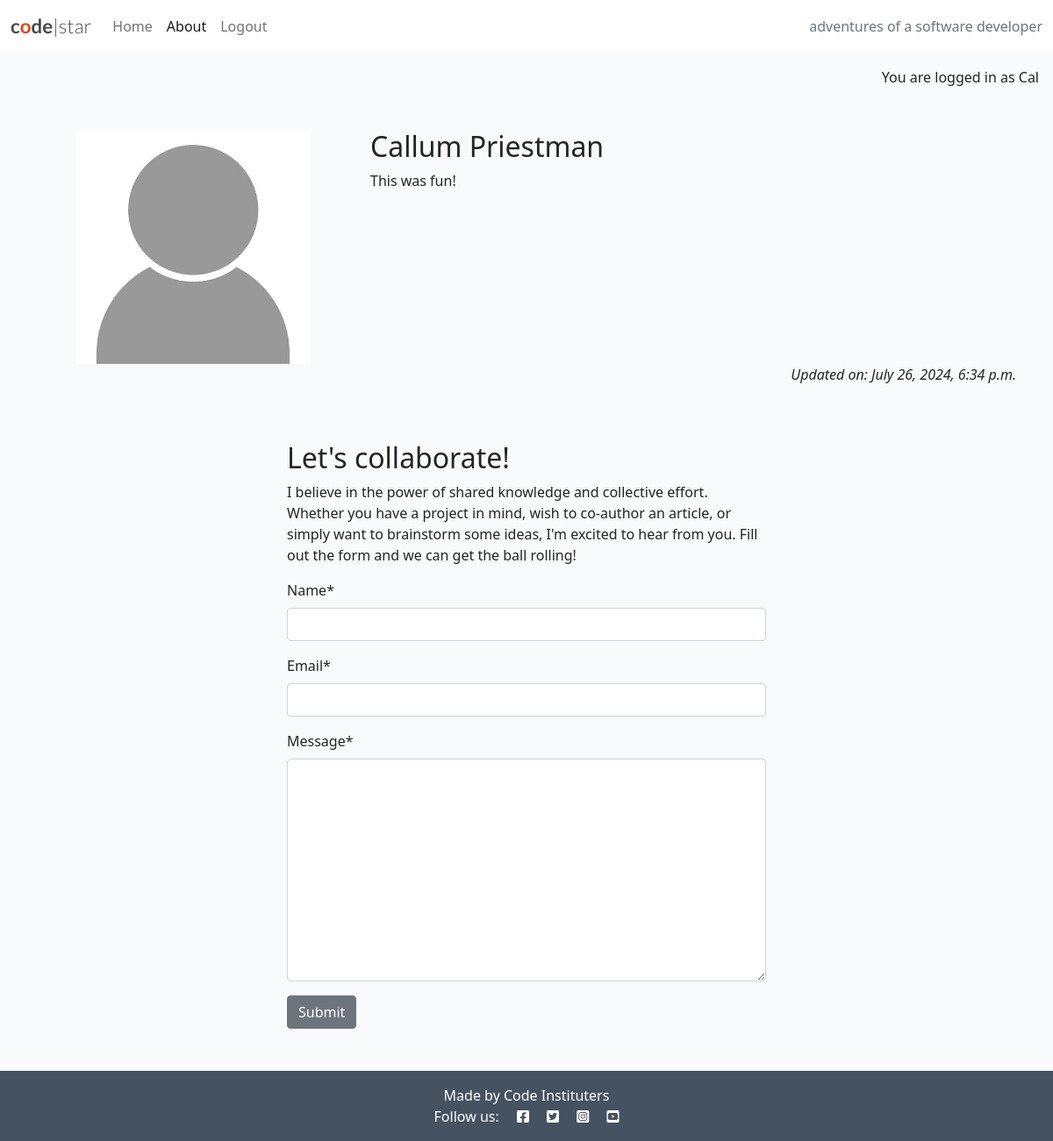
Screenshot of /about/ (signed in) with the database file from the repository.
### about/models.py (models this page shows, shortened)
class About(models.Model):
    title = models.CharField(max_length=200)
    updated_on = models.DateTimeField(auto_now=True)
    content = models.TextField()

### about/views.py (the view)
# urls.py: path('', views.about_me, name='about'),
def about_me(request):
    if request.method == "POST":
        collaborate_form = CollaborateForm(data=request.POST)
        if collaborate_form.is_valid():
            collaborate_form.save()
            messages.add_message(request, messages.SUCCESS, "Collaboration request received! I endeavour to respond within 2 working days.")
    about = About.objects.all().order_by('-updated_on').first()
    collaborate_form = CollaborateForm()
    return render(
        request,
        "about/about.html",
        {
            "about": about,
            "collaborate_form": collaborate_form
        },
    )

### about/forms.py
class CollaborateForm(forms.ModelForm):
    class Meta:
        model = CollaborateRequest
        fields = ('name', 'email', 'message')

### about/templates/about/about.html (shortened to what this page needs)
{% extends 'base.html' %}
{% load static %}
{% load crispy_forms_tags %}
{% block content %}
<div class="container mt-5">
    <div class="row">
        <div class="col-12 col-md-4 text-center">
            <img src="{% static 'images/nobody.jpg' %}" width="75%">
        </div>
        <div class="col-12 col-md-8">
            <h2>{{ about.title }}</h2>
            {{ about.content | safe }}
        </div>
    </div>
    <div class="row">
        <div class="col text-right">
          <p class="text-end"><em>Updated on: {{ about.updated_on }}</em></p>
        </div>
    </div>
    <div class="row justify-content-center">
        <div class="col-12 col-md-6 my-5">
            <h2>Let's collaborate!</h2>
            <p>I believe in the power of shared knowledge and collective effort.
                Whether you have a project in mind, wish to co-author
                an article, or simply want to brainstorm some ideas,
                I'm excited to hear from you. Fill out the form
                and we can get the ball rolling!</p>
        <form method="post">
            {{ collaborate_form | crispy }}
            <button class="btn btn-secondary"
                type="submit">Submit</button>
            </form>
        </div>
    </div>
</div>
{% endblock content %}

### templates/base.html (shortened to what this page needs)
{% load static %}
{% url 'home' as home_url %}
{% url 'about' as about_url %}
{% url 'account_login' as login_url %}
{% url 'account_signup' as signup_url %}
{% url 'account_logout' as logout_url %}
<!DOCTYPE html>
<html class="h-100" lang="en">
<head>
    <link rel="stylesheet" href="https://cdnjs.cloudflare.com/ajax/libs/font-awesome/5.15.3/css/all.min.css">
    <link href="https://cdn.jsdelivr.net/npm/bootstrap@5.0.1/dist/css/bootstrap.min.css" rel="stylesheet"
>
    <link rel="stylesheet" href="{% static 'css/style.css' %}">
</head>
<body class="d-flex flex-column h-100 main-bg">
    <nav class="navbar navbar-expand-lg navbar-light bg-white">
        <div class="container-fluid">
            <a class="navbar-brand" href="{% url 'home' %}"><span class="brand">c<span class="red-o">o</span>de<span
                        class="thin">|star</span></span></a>
            <div class="collapse navbar-collapse" id="navbarText">
                <ul class="navbar-nav me-auto mb-2 mb-lg-0">
                    <li class="nav-item">
                        <a class="nav-link {% if request.path == home_url %}active{% endif %}" aria-current="page"
                            href="{% url 'home' %}">Home</a>
                    </li>
                    <li class="nav-item">
                        <a class="nav-link {% if request.path == about_url %}active{%endif%}" aria-current="page"
                            href="{% url 'about' %}">
                            About
                        </a>
                    </li>
                    {% if user.is_authenticated %}
                    <li class="nav-item">
                        <a class="nav-link {% if request.path == logout_url %}active{% endif %}" aria-current="page"
                            href="{% url 'account_logout' %}">Logout</a>
                    </li>
                    {% endif %}
                </ul>
                <span class="navbar-text text-muted">
                    adventures of a software developer
                </span>
            </div>
        </div>
    </nav>
    <main class="flex-shrink-0 main-bg">
        {% if user.is_authenticated %}
        <p class="text-end m-3">You are logged in as {{ user }}</p>
        {% else %}
        <p class="text-end m-3">You are not logged in</p>
        {% endif %}
        {% block content %}{% endblock content %}
    </main>
    <footer class="footer mt-auto py-3 dark-bg">
        <p class="m-0 text-center text-white">
            {% block copyright %}
            Made by Code Instituters
            {% endblock copyright %}
        </p>
        <p class="m-0 text-center text-white">Follow us: <i class="fab fa-facebook-square ms-3"></i>
            <i class="fab fa-twitter-square ms-3"></i>
            <i class="fab fa-instagram-square ms-3"></i>
            <i class="fab fa-youtube-square ms-3"></i>
        </p>
    </footer>
</body>
</html>

### static/css/style.css (style rules this page uses)
body { background-color: #F9FAFC; }
.brand { font-family: Lato, sans-serif; font-size: 1.4rem; font-weight: 700; color: #4A4A4F; }
.red-o { color: #E84610; }
.thin { font-weight: 300; }
.dark-bg { background-color: #445261; }
.main-bg { background-color: #F9FAFC; }

### rows the page displays
About: title "Callum Priestman", content "This was fun!", updated_on "July 26, 2024, 6:34 p.m."

### other values shown
{{ user }} "Cal"
